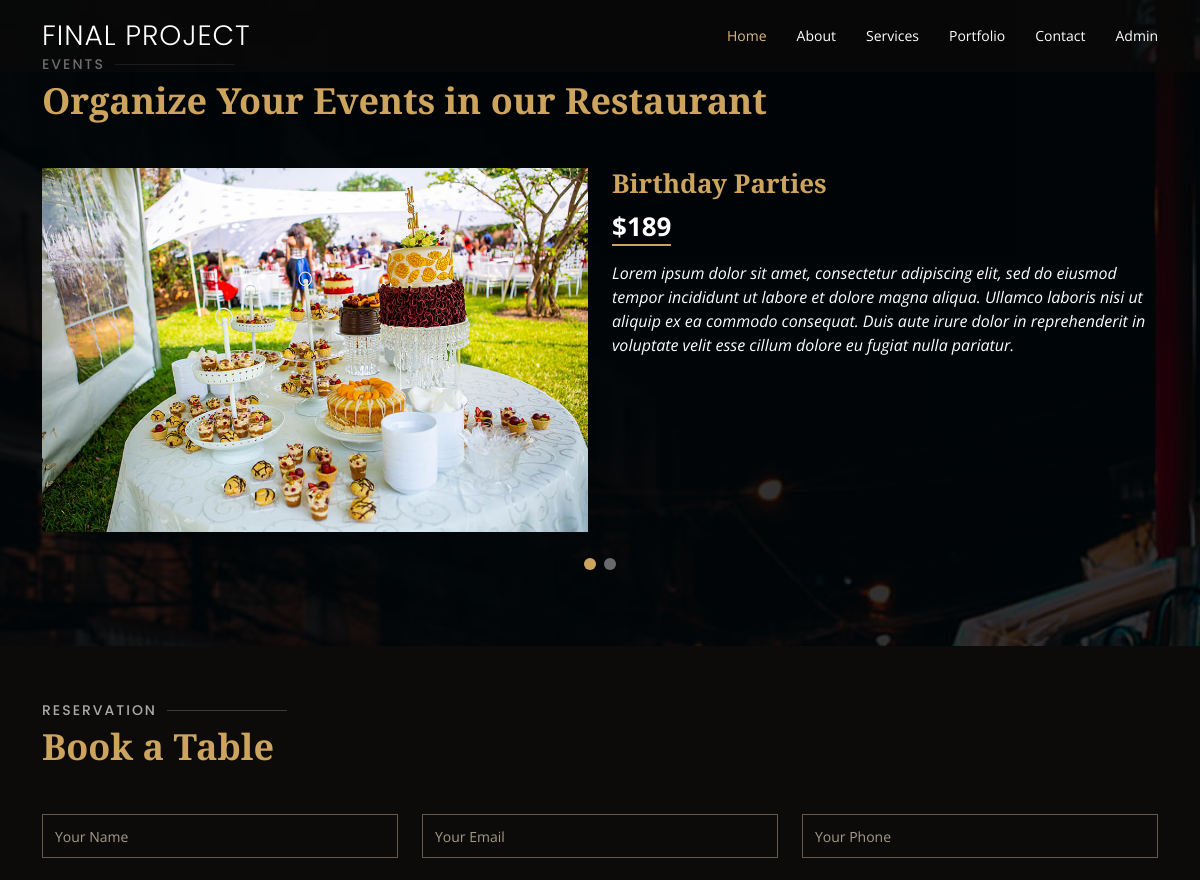
Page /Restaurantly/services.php (upper part) on the earlier database version.
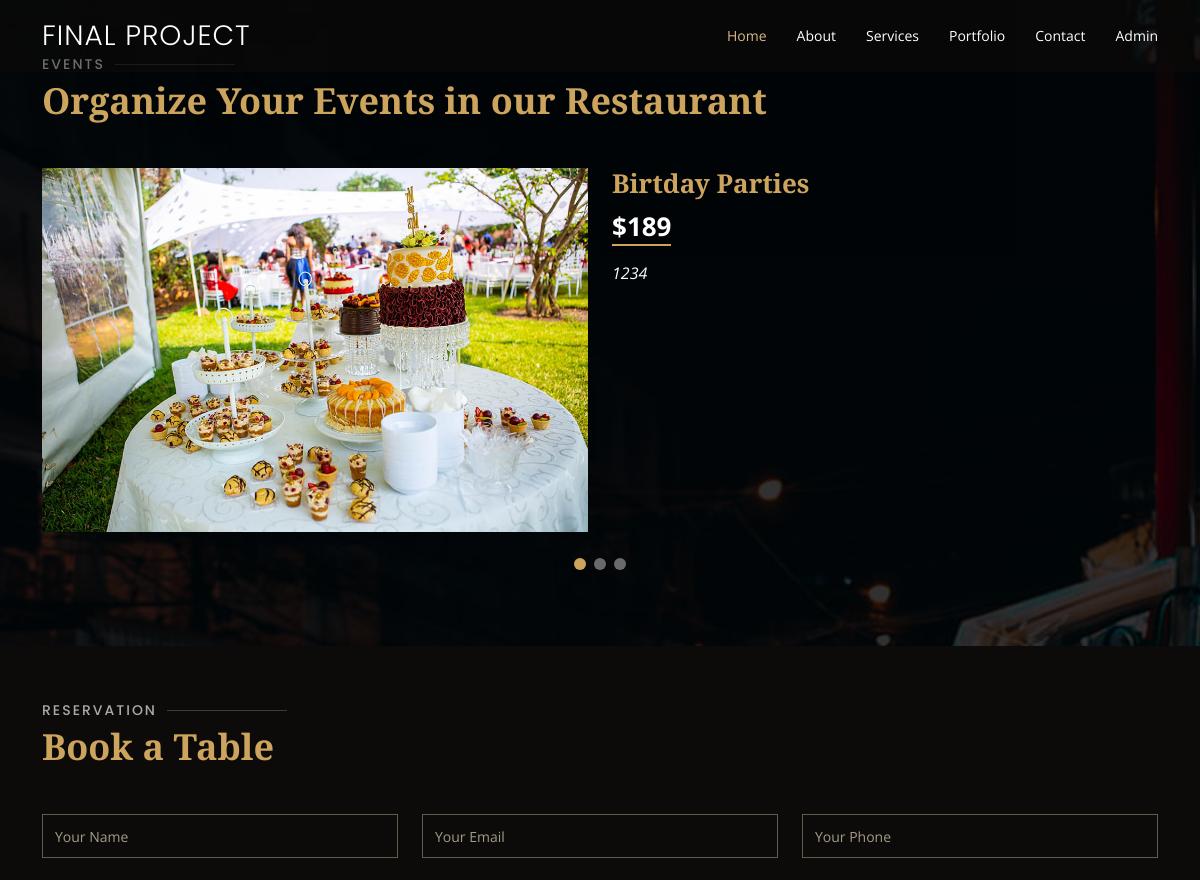
Same page on the later database version.
### tables this page shows
CREATE TABLE IF NOT EXISTS `slider` (
  `id` int NOT NULL AUTO_INCREMENT,
  `title` varchar(20) NOT NULL,
  `price` int NOT NULL,
  `picture` varchar(50) NOT NULL,
  `text` text NOT NULL,
  PRIMARY KEY (`id`)
);

### model/DB_Manager2.class.php (called while the page is built, shortened)
<?php
class DB_Manager2 {
    private $db;
    public function __construct()
    {
        $host = "localhost";
        $user = "root";
        $pass = "";
        $dbname = "admin";
        try {
            $this->db = new PDO("mysql:host=$host;dbname=$dbname", $user, $pass);
            $this->db->setAttribute(PDO::ATTR_ERRMODE, PDO::ERRMODE_EXCEPTION);
            $this->db->setAttribute(PDO::ATTR_EMULATE_PREPARES, false);
        } catch (Exception $e) {
            die("Database Connection Error: " . $e->getMessage());
        }
    }
    public function get_slider() {
        $query = $this->db->query("SELECT * FROM slider");
        $array = $query->fetchAll(PDO::FETCH_ASSOC);
        return $array;
    }
}

### Restaurantly/services.php (the view, shortened to what this page needs)
<?php
include_once "../model/DB_Manager2.class.php";
$database = new DB_Manager2();
$get_slider = $database->get_slider();
?>
<!DOCTYPE html>
<html lang="en">
<head>
    <link href="assets/vendor/animate.css/animate.min.css" rel="stylesheet">
    <link href="assets/vendor/aos/aos.css" rel="stylesheet">
    <link href="assets/vendor/bootstrap/css/bootstrap.min.css" rel="stylesheet">
    <link href="assets/vendor/bootstrap-icons/bootstrap-icons.css" rel="stylesheet">
    <link href="assets/vendor/boxicons/css/boxicons.min.css" rel="stylesheet">
    <link href="assets/vendor/glightbox/css/glightbox.min.css" rel="stylesheet">
    <link href="assets/vendor/swiper/swiper-bundle.min.css" rel="stylesheet">
    <link href="assets/css/style.css" rel="stylesheet">
</head>
<body>
<header id="header" class="fixed-top d-flex align-items-cente">
    <div class="container-fluid container-xl d-flex align-items-center justify-content-lg-between">
        <h1 class="logo me-auto me-lg-0">Final Project</a></h1>
        <nav id="navbar" class="navbar order-last order-lg-0">
            <ul>
                <li><a class="nav-link scrollto active" href="index.php">Home</a></li>
                <li><a class="nav-link scrollto" href="about.php">About</a></li>
                <li><a class="nav-link scrollto" href="services.php">Services</a></li>
                <li><a class="nav-link scrollto" href="portfolio.php">Portfolio</a></li>
                <li><a class="nav-link scrollto" href="contact.php">Contact</a></li>
                <li><a class="nav-link scrollto" href="../admin/login.php">Admin</a></li>
            </ul>
        </nav>
    </div>
</header>
<main id="main">
    <section id="events" class="events">
        <div class="container" data-aos="fade-up">
            <div class="section-title">
                <h2>Events</h2>
                <p>Organize Your Events in our Restaurant</p>
            </div>
            <div class="events-slider swiper" data-aos="fade-up" data-aos-delay="100">
                <div class="swiper-wrapper">
                    <?php foreach ($get_slider as $single_slider) : ?>
                        <div class="swiper-slide">
                            <div class="row event-item">
                                <div class="col-lg-6">
                                    <img src="assets/img/<?php echo $single_slider['picture'] ?>" class="img-fluid" alt="">
                                </div>
                                <div class="col-lg-6 pt-4 pt-lg-0 content">
                                    <h3><?php echo $single_slider['title'] ?></h3>
                                    <div class="price">
                                        <p><span>$<?php echo $single_slider['price'] ?></span></p>
                                    </div>
                                    <p class="fst-italic">
                                        <?php echo $single_slider['text'] ?>
                                    </p>
                                </div>
                            </div>
                        </div>
                    <?php endforeach ?>
                </div>
                <div class="swiper-pagination"></div>
            </div>
        </div>
    </section>
    <section id="book-a-table" class="book-a-table">
        <div class="container" data-aos="fade-up">
            <div class="section-title">
                <h2>Reservation</h2>
                <p>Book a Table</p>
            </div>
            <form action="forms/book-a-table.php" method="post" role="form" class="php-email-form" data-aos="fade-up"
                  data-aos-delay="100">
                <div class="row">
                    <div class="col-lg-4 col-md-6 form-group">
                        <input type="text" name="name" class="form-control" id="name" placeholder="Your Name"
                               data-rule="minlen:4" data-msg="Please enter at least 4 chars">
                    </div>
                    <div class="col-lg-4 col-md-6 form-group mt-3 mt-md-0">
                        <input type="email" class="form-control" name="email" id="email" placeholder="Your Email"
                               data-rule="email" data-msg="Please enter a valid email">
                    </div>
                    <div class="col-lg-4 col-md-6 form-group mt-3 mt-md-0">
                        <input type="text" class="form-control" name="phone" id="phone" placeholder="Your Phone"
                               data-rule="minlen:4" data-msg="Please enter at least 4 chars">
                    </div>
                </div>
            </form>
        </div>
    </section>
</main>
</body>
</html>

### Restaurantly/assets/css/style.css (style rules this page uses)
body { font-family: "Open Sans", sans-serif; background: #0c0b09; color: #fff; }
a { color: #cda45e; text-decoration: none; }
h1, h2, h3, h4, h5, h6 { font-family: "Playfair Display", serif; }
#header { background: rgba(12, 11, 9, 0.6); border-bottom: 1px solid rgba(12, 11, 9, 0.6); transition: all 0.5s; z-index: 997; padding: 15px 0; }
#header .logo { font-size: 28px; margin: 0; padding: 0; line-height: 1; font-weight: 300; letter-spacing: 1px; text-transform: uppercase; font-family: "Poppins", sans-serif; }
.navbar { padding: 0; }
.navbar ul { margin: 0; padding: 0; display: flex; list-style: none; align-items: center; }
.navbar li { position: relative; }
.navbar a, .navbar a:focus { display: flex; align-items: center; justify-content: space-between; padding: 10px 0 10px 30px; color: #fff; white-space: nowrap; transition: 0.3s; font-size: 14px; }
.navbar a:hover, .navbar .active, .navbar .active:focus, .navbar li:hover>a { color: #d9ba85; }
section { padding: 60px 0; overflow: hidden; }
.section-title { padding-bottom: 40px; }
.section-title h2 { font-size: 14px; font-weight: 500; padding: 0; line-height: 1px; margin: 0 0 5px 0; letter-spacing: 2px; text-transform: uppercase; color: #aaaaaa; font-family: "Poppins", sans-serif; }
.section-title h2::after { content: ""; width: 120px; height: 1px; display: inline-block; background: rgba(255, 255, 255, 0.2); margin: 4px 10px; }
.section-title p { margin: 0; font-size: 36px; font-weight: 700; font-family: "Playfair Display", serif; color: #cda45e; }
.events { background: url(../img/events-bg.jpg) center center no-repeat; background-size: cover; position: relative; }
.events::before { content: ""; background-color: rgba(0, 0, 0, 0.8); position: absolute; top: 0; right: 0; left: 0; bottom: 0; }
.events .section-title h2 { color: #fff; }
.events .container { position: relative; }
@media (min-width: 1024px) { .events { background-attachment: fixed; } }
.events .event-item { color: #fff; }
.events .event-item h3 { font-weight: 600; font-size: 26px; color: #cda45e; }
.events .event-item .price { font-size: 26px; font-family: "Open Sans", sans-serif; font-weight: 700; margin-bottom: 15px; }
.events .event-item .price span { border-bottom: 2px solid #cda45e; }
.events .event-item p:last-child { margin-bottom: 0; }
.events .swiper-pagination { margin-top: 30px; position: relative; }
.book-a-table .php-email-form { width: 100%; }
.book-a-table .php-email-form .form-group { padding-bottom: 8px; }
.book-a-table .php-email-form input, .book-a-table .php-email-form textarea { border-radius: 0; box-shadow: none; font-size: 14px; background: #0c0b09; border-color: #625b4b; color: white; }
.book-a-table .php-email-form input::placeholder, .book-a-table .php-email-form textarea::placeholder { color: #a49b89; }
.book-a-table .php-email-form input { height: 44px; }

Differences in the rows shown:
changed slider: title "Birthday Parties" → "Birtday Parties"; text "Lorem ipsum dolor sit amet, consectetur adipiscing elit, sed do eiusmod tempor incididunt ut labore et dolore magna aliqua. Ullamco laboris nisi ut aliquip ex ea commodo consequat. Duis aute irure dolor in reprehenderit in voluptate velit esse cillum dolore eu fugiat nulla pariatur." → "1234"
